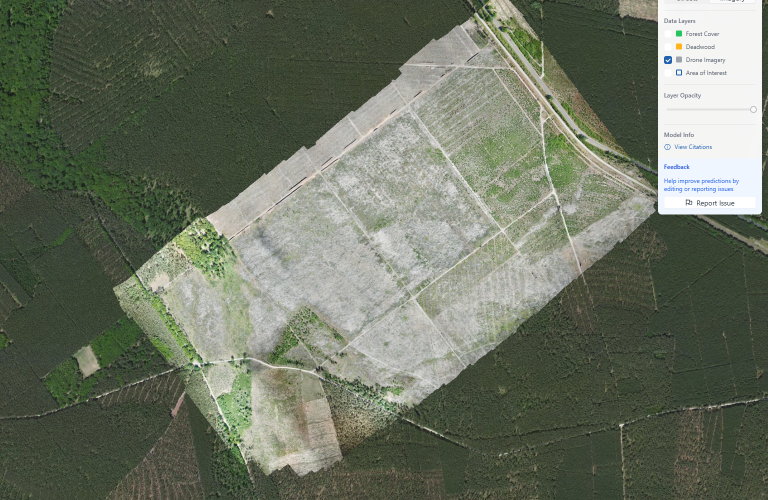
#> input picture georef_check/data/raw/dataset_custom/1335_ortho_satellite.png, 1536 x 1000 px (shown at 1/2 size)
$ python -i augment.py   (imports and definitions only)
#> lines starting #> are read from the running program, lines starting #| are printed output that depends on the picture
#> further down, picture is the input picture: shape (1000, 1536, 3); mean B, G, R 98, 114.4, 107.3
"""
Data augmentation for generating synthetic negative examples.

Creates misaligned ortho-basemap pairs for training.
"""

import numpy as np
import cv2
from typing import Tuple, List, Optional
import random


class SyntheticNegativeGenerator:
    """
    Generates synthetic negative examples by applying transformations.

    Applies random offsets, rotations, and scaling to create
    misaligned image pairs.
    """

    def __init__(
        self,
        offset_range: Tuple[float, float] = (-50, 50),
        rotation_range: Tuple[float, float] = (-5, 5),
        scale_range: Tuple[float, float] = (0.95, 1.05),
    ):
        """
        Initialize generator.

        Args:
            offset_range: Range for random offset in pixels
            rotation_range: Range for random rotation in degrees
            scale_range: Range for random scale factor
        """
        self.offset_range = offset_range
        self.rotation_range = rotation_range
        self.scale_range = scale_range

    def apply_translation(self, img: np.ndarray, dx: int, dy: int) -> np.ndarray:
        """Apply translation to image."""
#> called with dx = -1, dy = 47
        M = np.float32([[1, 0, dx], [0, 1, dy]])
        return cv2.warpAffine(img, M, (img.shape[1], img.shape[0]))
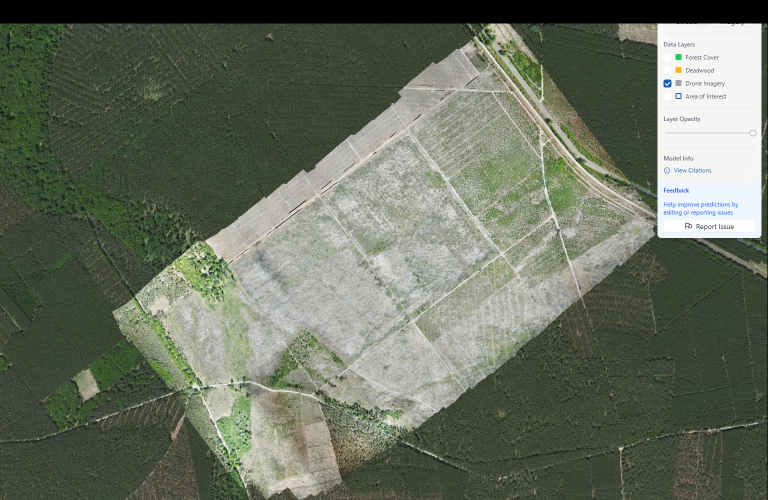
#> returned value: shape (1000, 1536, 3) (shown at 1/2 size); mean of channels 0, 1, 2 95.2, 110.8, 103.9; drawn as B, G, R

    def apply_rotation(self, img: np.ndarray, angle: float) -> np.ndarray:
        """Apply rotation around center."""
#> called with angle = 3.9
        h, w = img.shape[:2]
#> h = 1000; w = 1536
        center = (w // 2, h // 2)
#> center = (768, 500)
        M = cv2.getRotationMatrix2D(center, angle, 1.0)
        return cv2.warpAffine(img, M, (w, h))
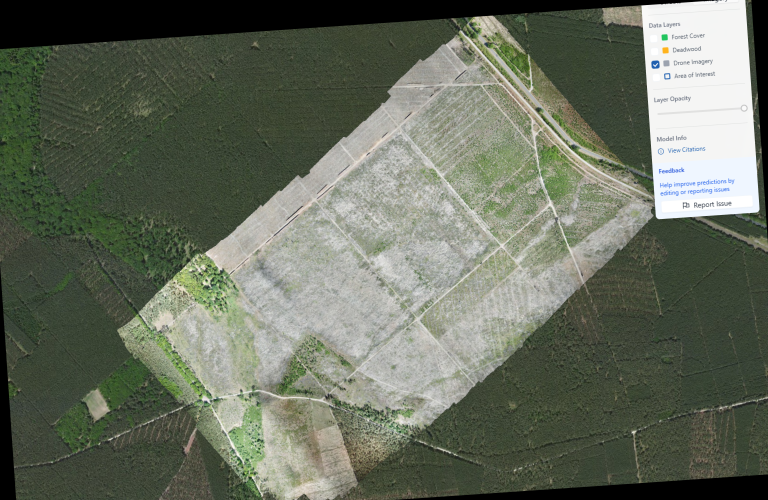
#> returned value: shape (1000, 1536, 3) (shown at 1/2 size); mean of channels 0, 1, 2 94, 109.2, 102.5; drawn as B, G, R

    def apply_scale(self, img: np.ndarray, scale: float) -> np.ndarray:
        """Apply uniform scaling."""
#> called with scale = 0.954
        h, w = img.shape[:2]
#> h = 1000; w = 1536
        new_w = int(w * scale)
#> new_w = 1465
        new_h = int(h * scale)
#> new_h = 954
        scaled = cv2.resize(img, (new_w, new_h))

        # Crop or pad back to original size
        if scale > 1.0:
            # Crop center
            start_x = (new_w - w) // 2
            start_y = (new_h - h) // 2
            return scaled[start_y : start_y + h, start_x : start_x + w]
        else:
            # Pad to original size
            pad_x = (w - new_w) // 2
#> pad_x = 35
            pad_y = (h - new_h) // 2
#> pad_y = 23
            result = np.zeros_like(img)
            result[pad_y : pad_y + new_h, pad_x : pad_x + new_w] = scaled
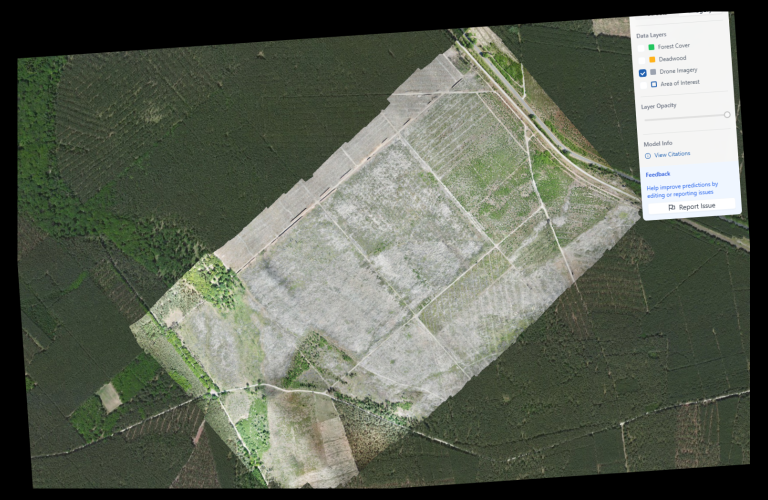
#> result: shape (1000, 1536, 3) (shown at 1/2 size); mean B, G, R 85.4, 99.2, 93.1
            return result

    def generate_negative(
        self,
        img: np.ndarray,
        apply_offset: bool = True,
        apply_rotation: bool = True,
        apply_scale: bool = True,
    ) -> np.ndarray:
        """
        Generate a negative (misaligned) version of the image.

        Args:
            img: Original image
            apply_offset: Whether to apply translation
            apply_rotation: Whether to apply rotation
            apply_scale: Whether to apply scaling

        Returns:
            Transformed image
        """
        result = img.copy()

        if apply_offset:
            dx = random.randint(int(self.offset_range[0]), int(self.offset_range[1]))
            dy = random.randint(int(self.offset_range[0]), int(self.offset_range[1]))
            result = self.apply_translation(result, dx, dy)

        if apply_rotation:
            angle = random.uniform(self.rotation_range[0], self.rotation_range[1])
            result = self.apply_rotation(result, angle)

        if apply_scale:
            scale = random.uniform(self.scale_range[0], self.scale_range[1])
            result = self.apply_scale(result, scale)

        return result

    # [26 lines left out: function generate_batch, not called in this run]


class HardNegativeGenerator:
    """
    Generates hard negatives by pairing ortho with wrong location.

    Instead of transforming the image, uses a different geographic location.
    """

    # [82 lines left out: functions __init__, get_offset_coords, augment_for_training, main, not called in this run]


# [2 lines not run here, left out]

>>> import cv2
>>> picture = cv2.imread('../data/raw/dataset_custom/1335_ortho_satellite.png')
>>> result = SyntheticNegativeGenerator().generate_negative(picture)

$ run again, on georef_check/data/raw/dataset_custom/1638_ortho_satellite.png
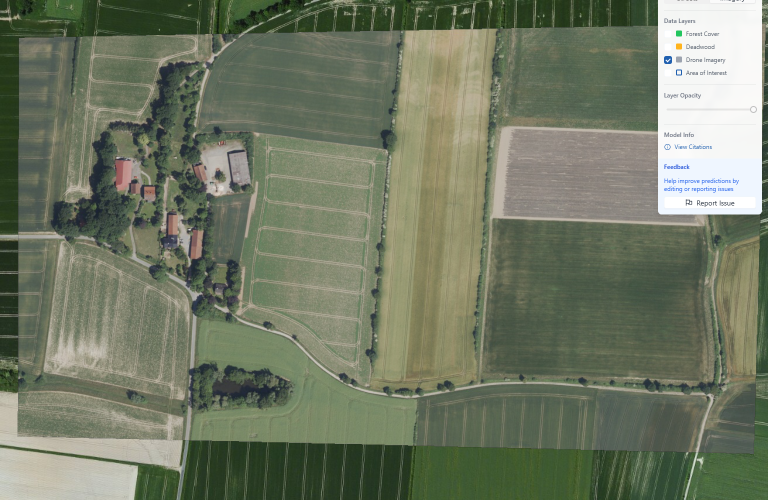
#> input picture georef_check/data/raw/dataset_custom/1638_ortho_satellite.png, 1536 x 1000 px (shown at 1/2 size)
#> picture is the input picture: shape (1000, 1536, 3); mean B, G, R 99.8, 120.8, 112.9
#> in apply_rotation, `return cv2.warpAffine(img, M, (w, h))`:
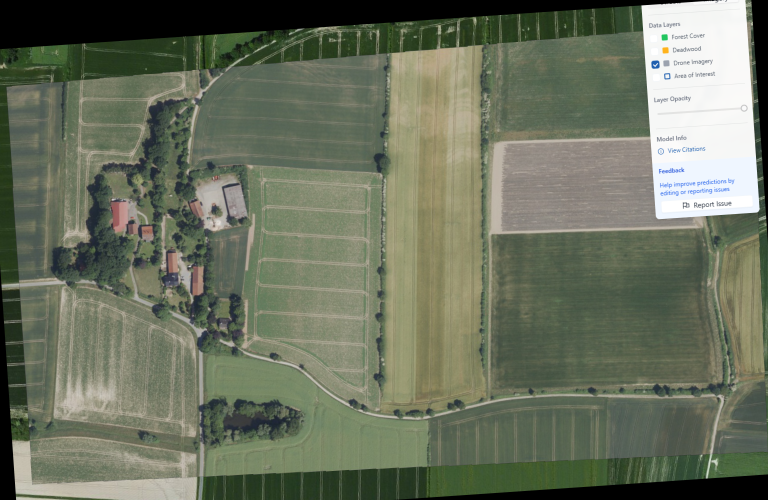
#> returned value: shape (1000, 1536, 3) (shown at 1/2 size); mean of channels 0, 1, 2 94.4, 113.5, 106.7; drawn as B, G, R
#> in apply_scale, `result[pad_y : pad_y + new_h, pad_x : pad_x + new_w] = scaled`:
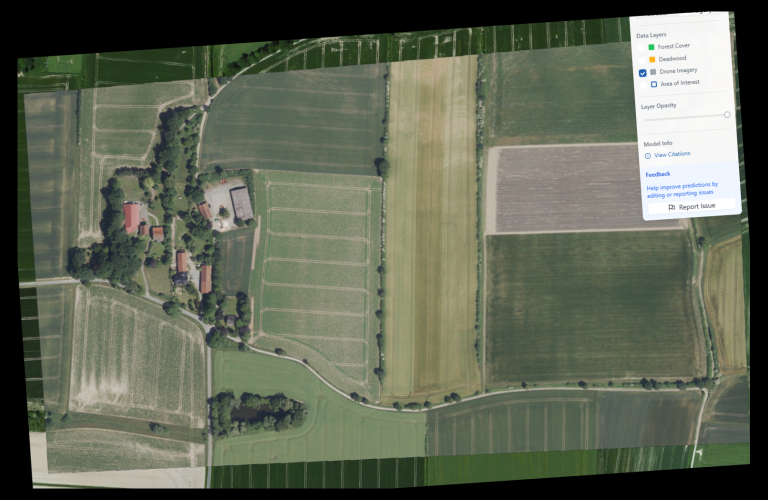
#> result: shape (1000, 1536, 3) (shown at 1/2 size); mean B, G, R 85.8, 103.2, 97

$ run again, on georef_check/data/raw/dataset_custom/1889_ortho_satellite.png
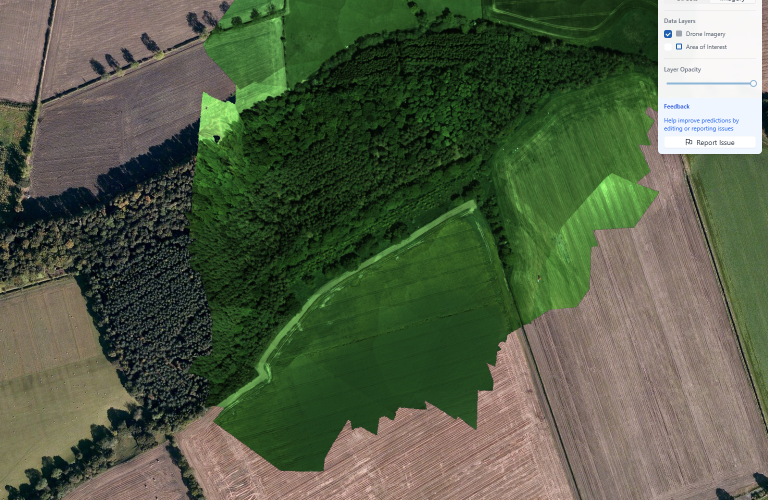
#> input picture georef_check/data/raw/dataset_custom/1889_ortho_satellite.png, 1536 x 1000 px (shown at 1/2 size)
#> picture is the input picture: shape (1000, 1536, 3); mean B, G, R 70.9, 94.6, 84.6
#> in apply_rotation, `return cv2.warpAffine(img, M, (w, h))`:
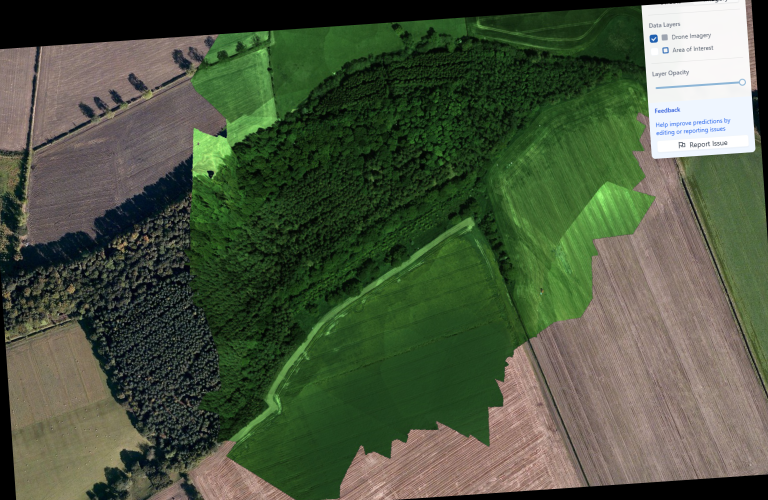
#> returned value: shape (1000, 1536, 3) (shown at 1/2 size); mean of channels 0, 1, 2 64, 86.8, 75.7; drawn as B, G, R
#> in apply_scale, `result[pad_y : pad_y + new_h, pad_x : pad_x + new_w] = scaled`:
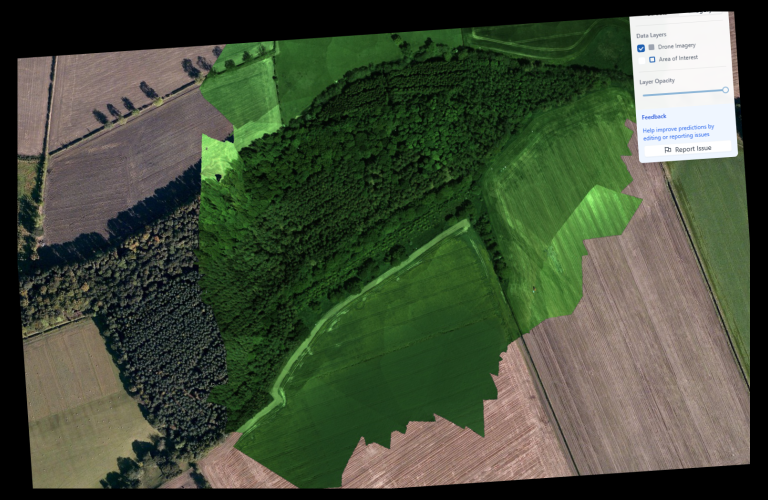
#> result: shape (1000, 1536, 3) (shown at 1/2 size); mean B, G, R 58.1, 78.8, 68.8

$ run again, on georef_check/data/raw/dataset_custom/203_ortho_satellite.png
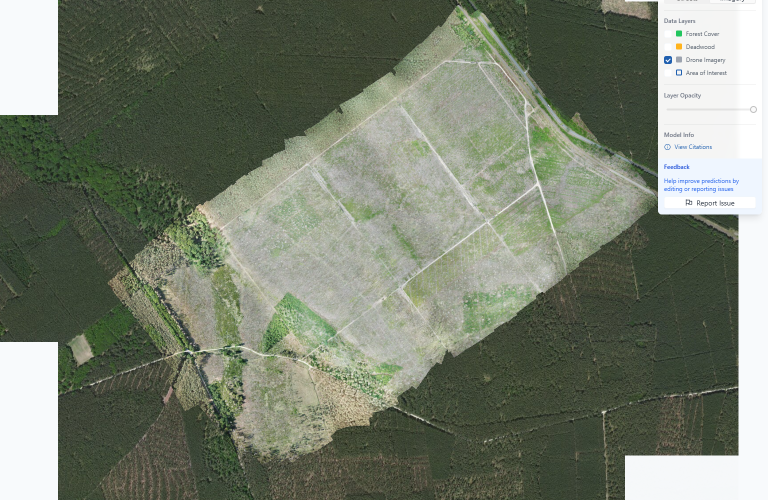
#> input picture georef_check/data/raw/dataset_custom/203_ortho_satellite.png, 1536 x 1000 px (shown at 1/2 size)
#> picture is the input picture: shape (1000, 1536, 3); mean B, G, R 109.6, 126, 118.6
#> in apply_rotation, `return cv2.warpAffine(img, M, (w, h))`:
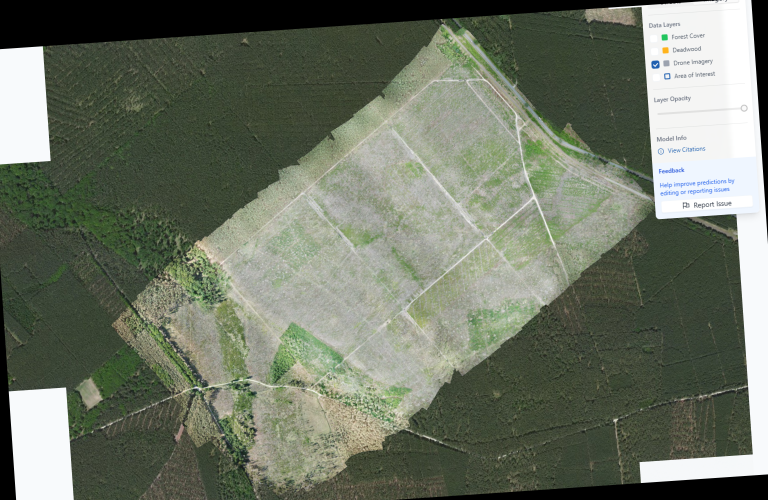
#> returned value: shape (1000, 1536, 3) (shown at 1/2 size); mean of channels 0, 1, 2 100.8, 116.5, 109.4; drawn as B, G, R
#> in apply_scale, `result[pad_y : pad_y + new_h, pad_x : pad_x + new_w] = scaled`:
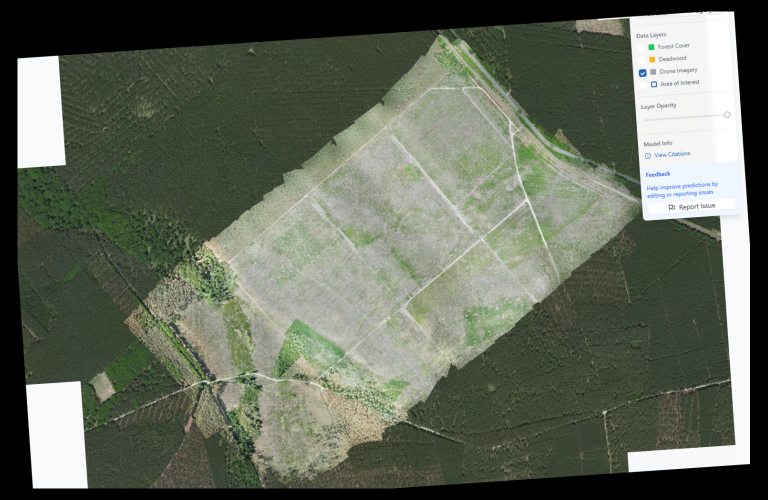
#> result: shape (1000, 1536, 3) (shown at 1/2 size); mean B, G, R 91.6, 105.9, 99.4
